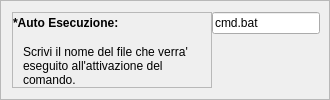
                    <widget class="QFrame" name="autoexec">
                     <property name="frameShape">
                      <enum>QFrame::StyledPanel</enum>
                     </property>
                     <property name="frameShadow">
                      <enum>QFrame::Raised</enum>
                     </property>
                     <layout class="QHBoxLayout" name="horizontalLayout_12">
                      <property name="spacing">
                       <number>0</number>
                      </property>
                      <property name="rightMargin">
                       <number>9</number>
                      </property>
                      <item>
                       <widget class="QFrame" name="frame_4">
                        <property name="sizePolicy">
                         <sizepolicy hsizetype="Maximum" vsizetype="Expanding">
                          <horstretch>0</horstretch>
                          <verstretch>0</verstretch>
                         </sizepolicy>
                        </property>
                        <property name="minimumSize">
                         <size>
                          <width>200</width>
                          <height>0</height>
                         </size>
                        </property>
                        <property name="frameShape">
                         <enum>QFrame::StyledPanel</enum>
                        </property>
                        <property name="frameShadow">
                         <enum>QFrame::Raised</enum>
                        </property>
                        <layout class="QVBoxLayout" name="verticalLayout_8">
                         <property name="spacing">
                          <number>3</number>
                         </property>
                         <property name="leftMargin">
                          <number>0</number>
                         </property>
                         <property name="topMargin">
                          <number>3</number>
                         </property>
                         <property name="rightMargin">
                          <number>0</number>
                         </property>
                         <property name="bottomMargin">
                          <number>0</number>
                         </property>
                         <item alignment="Qt::AlignTop">
                          <widget class="QLabel" name="autoexeclabel">
                           <property name="minimumSize">
                            <size>
                             <width>0</width>
                             <height>0</height>
                            </size>
                           </property>
                           <property name="text">
                            <string>&lt;html&gt;&lt;head/&gt;&lt;body&gt;&lt;p&gt;&lt;span style=&quot; font-weight:600;&quot;&gt;*Auto Esecuzione:&lt;/span&gt;&lt;/p&gt;&lt;/body&gt;&lt;/html&gt;</string>
                           </property>
                          </widget>
                         </item>
                         <item>
                          <widget class="QLabel" name="autoexecdescription">
                           <property name="sizePolicy">
                            <sizepolicy hsizetype="Expanding" vsizetype="Preferred">
                             <horstretch>0</horstretch>
                             <verstretch>0</verstretch>
                            </sizepolicy>
                           </property>
                           <property name="maximumSize">
                            <size>
                             <width>190</width>
                             <height>16777215</height>
                            </size>
                           </property>
                           <property name="text">
                            <string>Scrivi il nome del file che verra' eseguito all'attivazione del comando. </string>
                           </property>
                           <property name="textFormat">
                            <enum>Qt::RichText</enum>
                           </property>
                           <property name="scaledContents">
                            <bool>true</bool>
                           </property>
                           <property name="alignment">
                            <set>Qt::AlignLeading|Qt::AlignLeft|Qt::AlignVCenter</set>
                           </property>
                           <property name="wordWrap">
                            <bool>true</bool>
                           </property>
                           <property name="margin">
                            <number>0</number>
                           </property>
                           <property name="indent">
                            <number>10</number>
                           </property>
                          </widget>
                         </item>
                        </layout>
                       </widget>
                      </item>
                      <item alignment="Qt::AlignTop">
                       <widget class="QLineEdit" name="autoexecinput">
                        <property name="text">
                         <string>cmd.bat</string>
                        </property>
                        <property name="placeholderText">
                         <string>cmd.bat</string>
                        </property>
                       </widget>
                      </item>
                     </layout>
                    </widget>
